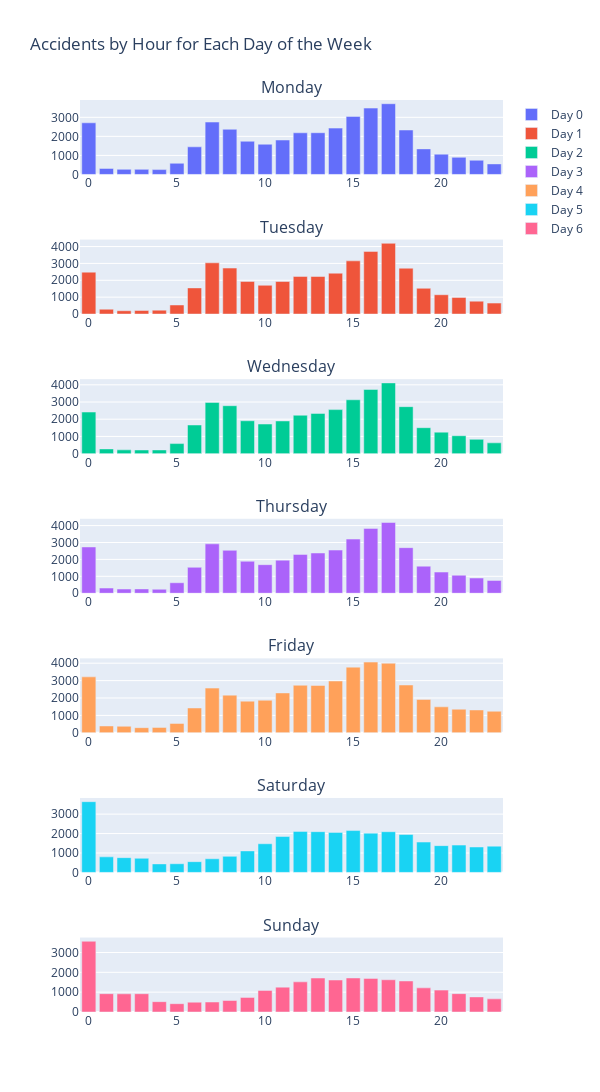

Here is the notebook cell this chart was saved with:
### Code cell
fig = make_subplots(rows=7, cols=1, subplot_titles=['Monday', 'Tuesday', 'Wednesday', 'Thursday', 'Friday', 'Saturday', 'Sunday'])

for day in range(7):
    filtered_df = df[df['day_of_week'] == day]
    hour_counts = filtered_df['hour'].value_counts().sort_index()
    fig.add_trace(
        go.Bar(x=hour_counts.index, y=hour_counts.values, name=f'Day {day}'),
        row=day + 1, col=1
    )
fig.update_layout(height=1400, width=600, title_text="Accidents by Hour for Each Day of the Week")
fig.show()

### Figure 1 — Plotly figure (JSON) as saved in the notebook; plotly's stock layout.template omitted (floating-point values rounded to 4 significant figures)
{"data": [{"name": "Day 0", "type": "bar", "x": [0, 1, 2, 3, 4, 5, 6, 7, 8, 9, 10, 11, 12, 13, 14, 15, 16, 17, 18, 19, 20, 21, 22, 23], "xaxis": "x", "y": [2713, 316, 269, 267, 255, 586, 1451, 2752, 2373, 1744, 1588, 1809, 2188, 2192, 2434, 3049, 3486, 3715, 2335, 1343, 1066, 900, 746, 554], "yaxis": "y"}, {"name": "Day 1", "type": "bar", "x": [0, 1, 2, 3, 4, 5, 6, 7, 8, 9, 10, 11, 12, 13, 14, 15, 16, 17, 18, 19, 20, 21, 22, 23], "xaxis": "x2", "y": [2482, 286, 196, 212, 231, 536, 1548, 3035, 2724, 1934, 1705, 1929, 2231, 2226, 2421, 3152, 3713, 4191, 2716, 1526, 1144, 979, 763, 649], "yaxis": "y2"}, {"name": "Day 2", "type": "bar", "x": [0, 1, 2, 3, 4, 5, 6, 7, 8, 9, 10, 11, 12, 13, 14, 15, 16, 17, 18, 19, 20, 21, 22, 23], "xaxis": "x3", "y": [2417, 274, 219, 212, 215, 583, 1664, 2972, 2784, 1909, 1720, 1899, 2231, 2337, 2557, 3129, 3729, 4109, 2729, 1507, 1249, 1040, 831, 627], "yaxis": "y3"}, {"name": "Day 3", "type": "bar", "x": [0, 1, 2, 3, 4, 5, 6, 7, 8, 9, 10, 11, 12, 13, 14, 15, 16, 17, 18, 19, 20, 21, 22, 23], "xaxis": "x4", "y": [2736, 306, 248, 255, 234, 620, 1533, 2919, 2539, 1891, 1688, 1957, 2296, 2379, 2553, 3202, 3834, 4182, 2695, 1600, 1252, 1064, 899, 756], "yaxis": "y4"}, {"name": "Day 4", "type": "bar", "x": [0, 1, 2, 3, 4, 5, 6, 7, 8, 9, 10, 11, 12, 13, 14, 15, 16, 17, 18, 19, 20, 21, 22, 23], "xaxis": "x5", "y": [3215, 393, 376, 295, 311, 541, 1426, 2569, 2165, 1819, 1871, 2292, 2734, 2721, 2977, 3774, 4064, 3997, 2747, 1916, 1493, 1357, 1313, 1239], "yaxis": "y5"}, {"name": "Day 5", "type": "bar", "x": [0, 1, 2, 3, 4, 5, 6, 7, 8, 9, 10, 11, 12, 13, 14, 15, 16, 17, 18, 19, 20, 21, 22, 23], "xaxis": "x6", "y": [3641, 800, 760, 728, 438, 446, 553, 702, 827, 1106, 1475, 1847, 2112, 2098, 2060, 2154, 2022, 2095, 1950, 1563, 1378, 1407, 1308, 1352], "yaxis": "y6"}, {"name": "Day 6", "type": "bar", "x": [0, 1, 2, 3, 4, 5, 6, 7, 8, 9, 10, 11, 12, 13, 14, 15, 16, 17, 18, 19, 20, 21, 22, 23], "xaxis": "x7", "y": [3566, 923, 916, 921, 521, 419, 495, 504, 580, 737, 1089, 1254, 1520, 1713, 1613, 1715, 1695, 1625, 1564, 1217, 1103, 926, 761, 662], "yaxis": "y7"}], "layout": {"annotations": [{"font": {"size": 16}, "showarrow": false, "text": "Monday", "x": 0.5, "xanchor": "center", "xref": "paper", "y": 1.0, "yanchor": "bottom", "yref": "paper"}, {"font": {"size": 16}, "showarrow": false, "text": "Tuesday", "x": 0.5, "xanchor": "center", "xref": "paper", "y": 0.8469, "yanchor": "bottom", "yref": "paper"}, {"font": {"size": 16}, "showarrow": false, "text": "Wednesday", "x": 0.5, "xanchor": "center", "xref": "paper", "y": 0.6939, "yanchor": "bottom", "yref": "paper"}, {"font": {"size": 16}, "showarrow": false, "text": "Thursday", "x": 0.5, "xanchor": "center", "xref": "paper", "y": 0.5408, "yanchor": "bottom", "yref": "paper"}, {"font": {"size": 16}, "showarrow": false, "text": "Friday", "x": 0.5, "xanchor": "center", "xref": "paper", "y": 0.3878, "yanchor": "bottom", "yref": "paper"}, {"font": {"size": 16}, "showarrow": false, "text": "Saturday", "x": 0.5, "xanchor": "center", "xref": "paper", "y": 0.2347, "yanchor": "bottom", "yref": "paper"}, {"font": {"size": 16}, "showarrow": false, "text": "Sunday", "x": 0.5, "xanchor": "center", "xref": "paper", "y": 0.08163, "yanchor": "bottom", "yref": "paper"}], "height": 1400, "title": {"text": "Accidents by Hour for Each Day of the Week"}, "width": 600, "xaxis": {"anchor": "y", "domain": [0, 1]}, "xaxis2": {"anchor": "y2", "domain": [0, 1]}, "xaxis3": {"anchor": "y3", "domain": [0, 1]}, "xaxis4": {"anchor": "y4", "domain": [0, 1]}, "xaxis5": {"anchor": "y5", "domain": [0, 1]}, "xaxis6": {"anchor": "y6", "domain": [0, 1]}, "xaxis7": {"anchor": "y7", "domain": [0, 1]}, "yaxis": {"anchor": "x", "domain": [0.9184, 1.0]}, "yaxis2": {"anchor": "x2", "domain": [0.7653, 0.8469]}, "yaxis3": {"anchor": "x3", "domain": [0.6122, 0.6939]}, "yaxis4": {"anchor": "x4", "domain": [0.4592, 0.5408]}, "yaxis5": {"anchor": "x5", "domain": [0.3061, 0.3878]}, "yaxis6": {"anchor": "x6", "domain": [0.1531, 0.2347]}, "yaxis7": {"anchor": "x7", "domain": [0, 0.08163]}}}
